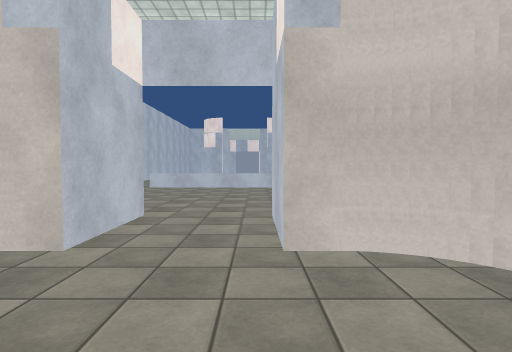
View 1 (above)

17 first-person views from a walk through a Unity game level. The camera is 1.4 m above the floor, tilts 2° down and sees 80° across. The floor is counted in squares, 1.8 m on a side. Each view is taken from the middle of a square. On the plan, view 1 faces up. The plan holds only what a view shows up to about 11 squares ahead; the rest is blank. The player is left out. Surface patterns are stand-ins for the level's own textures.

View 2
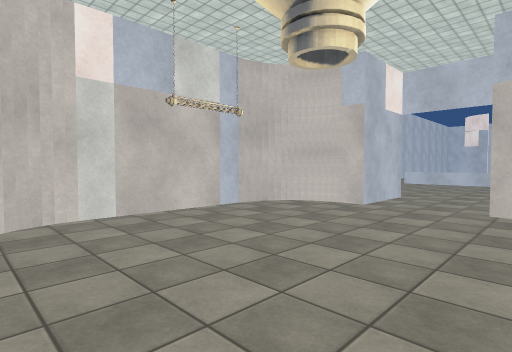

View 3
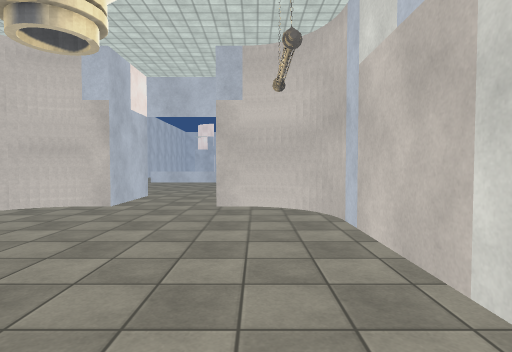

View 4
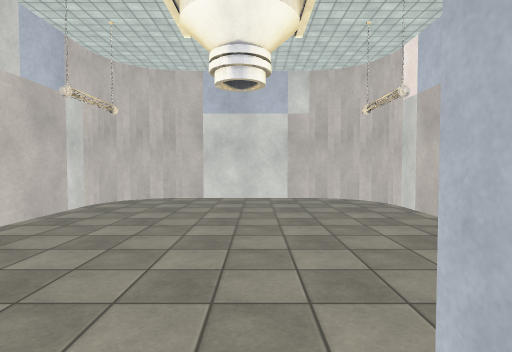

View 5
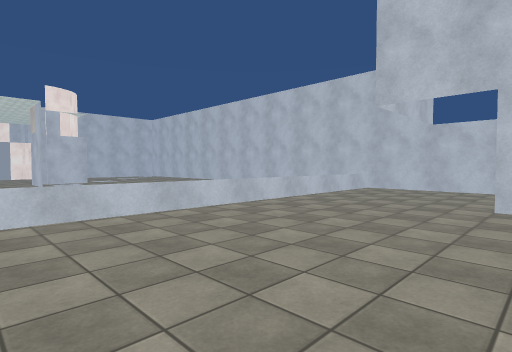

View 6
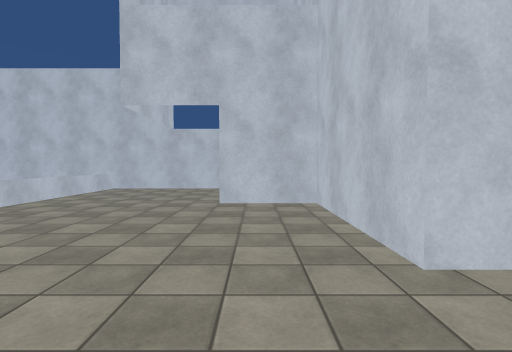

View 7
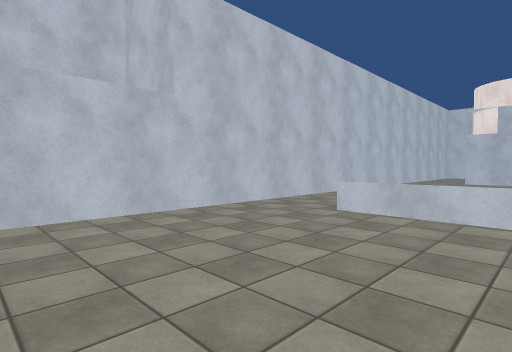

View 8
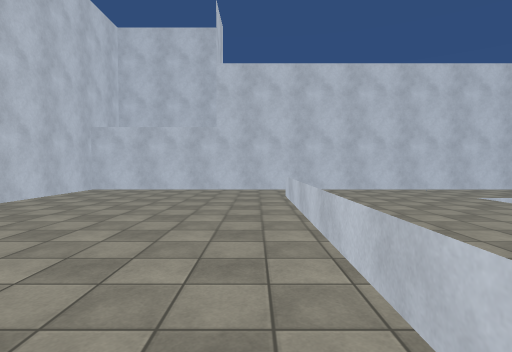

View 9
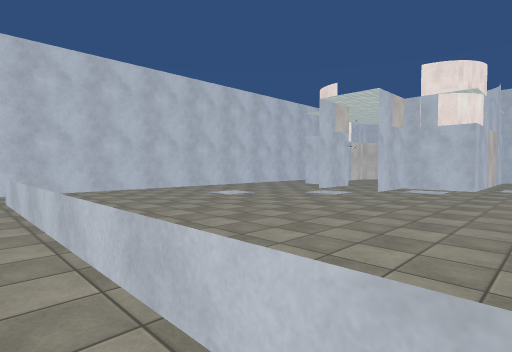

View 10
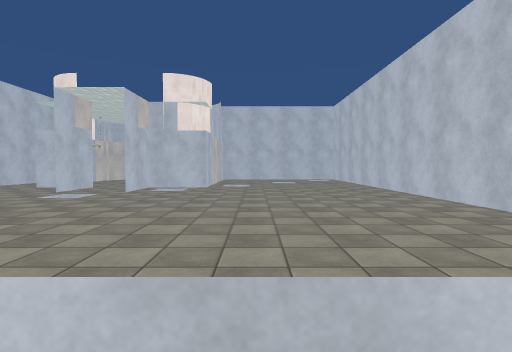

View 11
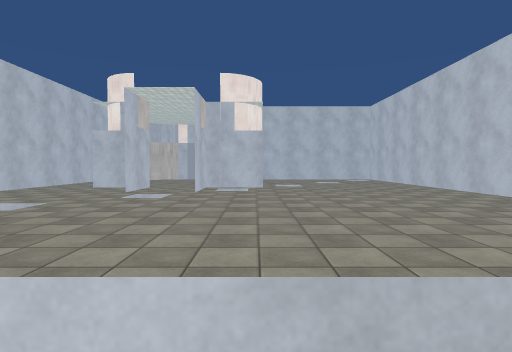

View 12
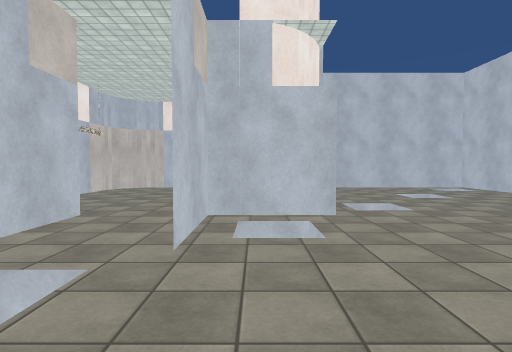

View 13
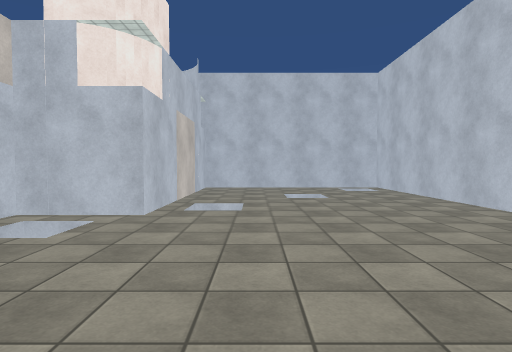

View 14
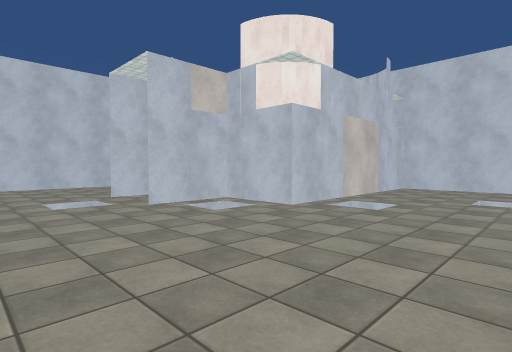

View 15
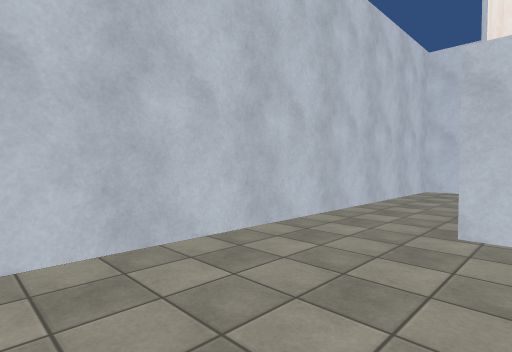

View 16
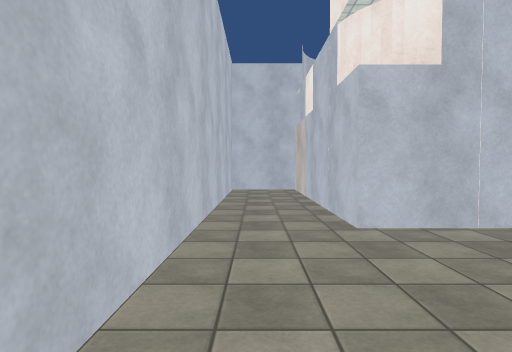

View 17
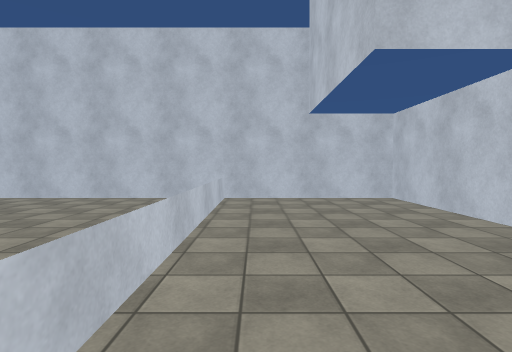

### Floor plan
Points are (right, up) in squares from view 1. A wall is a line through its corners. A room is listed if a view was taken in it or the views show most of it. See-through windows are left out.
Room 1 (views 1, 2, 3)
walls: (-1.7, 2.8) (-2.5, 2.8); (-3.7, 1.5) (-3.7, -2); (1, 2.8) (0.3, 2.8); (-2.5, -3.2) (1, -3.2); (2.3, -2) (2.3, 1.5)
ways out: opening at (-0.5, 3.5) to room 2
Room 2 (views 4, 5, 6, 7, 8, 9, 10, 11, 17)
walls: (4.8, 6.7) (8.3, 6.7) (8.3, 10.9); (-1.7, 4.9) (-1.7, 2.8); (0.3, 2.8) (0.3, 4.7) (4.3, 4.7) (4.3, 6.8); (-5.7, 10.4) (-5.7, 4.7) (-2.2, 4.7)
low walls: (8.2, 10.7) (-3.8, 10.7)
ways out: opening at (-0.5, 3.5) to room 1; opening at (-4.5, 11) to room 3
Room 3 (views 12, 13, 14, 15, 16)
walls: (-1.7, 20.7) (-1.7, 18.7); (-1.8, 20.8) (-3.7, 20.8) (-3.7, 26.8) (-5.7, 26.8) (-5.7, 10.4); (8.3, 10.9) (8.3, 26.8) (2.3, 26.8) (2.3, 20.8) (0.3, 20.8) (0.3, 18.8) (0.3, 19.4)
ways out: opening at (-4.5, 11) to room 2

Positions as (right, up) in squares from view 1, and headings:
1: (0, 0), facing up
2: (1, -3), facing up-left
3: (1, -3), facing up
4: (-1, 4), facing down
5: (-2, 6), facing up-right
6: (-2, 6), facing right
7: (-1, 6), facing up-left
8: (4, 10), facing left
9: (4, 10), facing up-left
10: (4, 10), facing up
11: (2, 10), facing up
12: (1, 16), facing up
13: (4, 16), facing up
14: (6, 16), facing up-left
15: (-3, 17), facing up-left
16: (-5, 17), facing up
17: (1, 10), facing right
